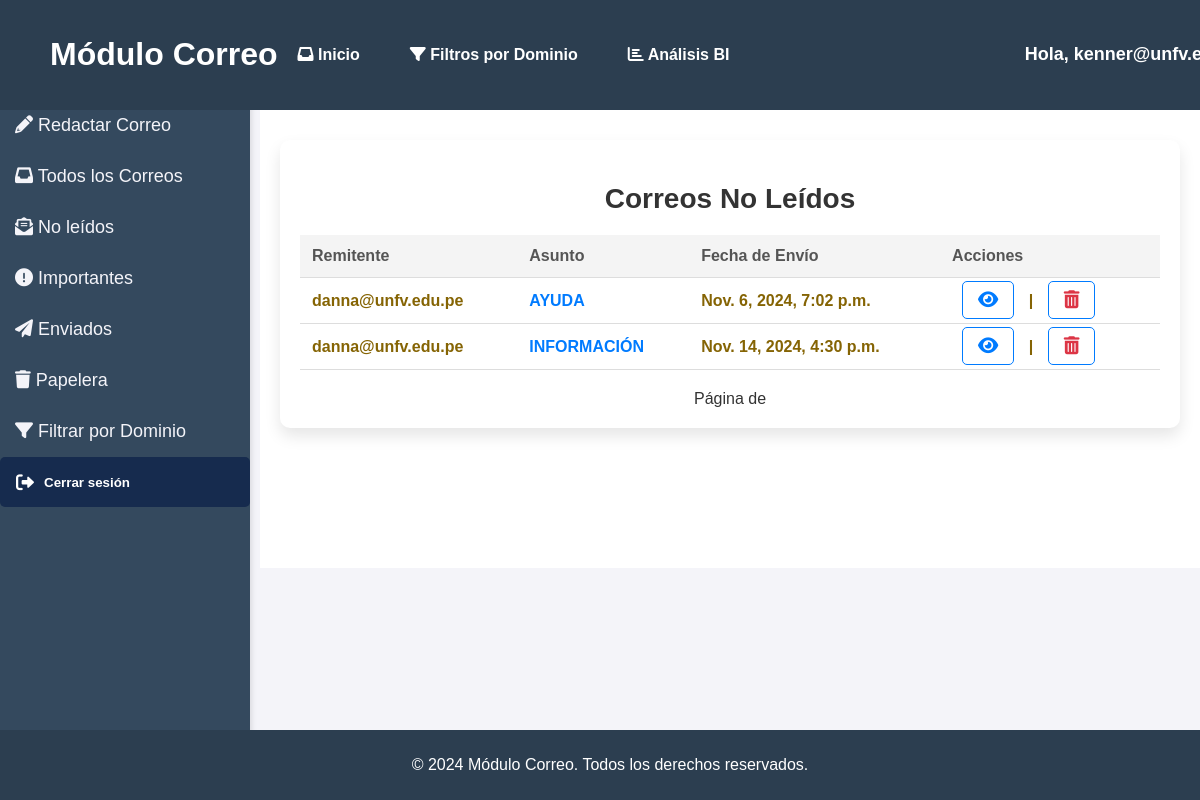
The page /home/correos-no-leidos/ (signed in) on the database as committed earlier.
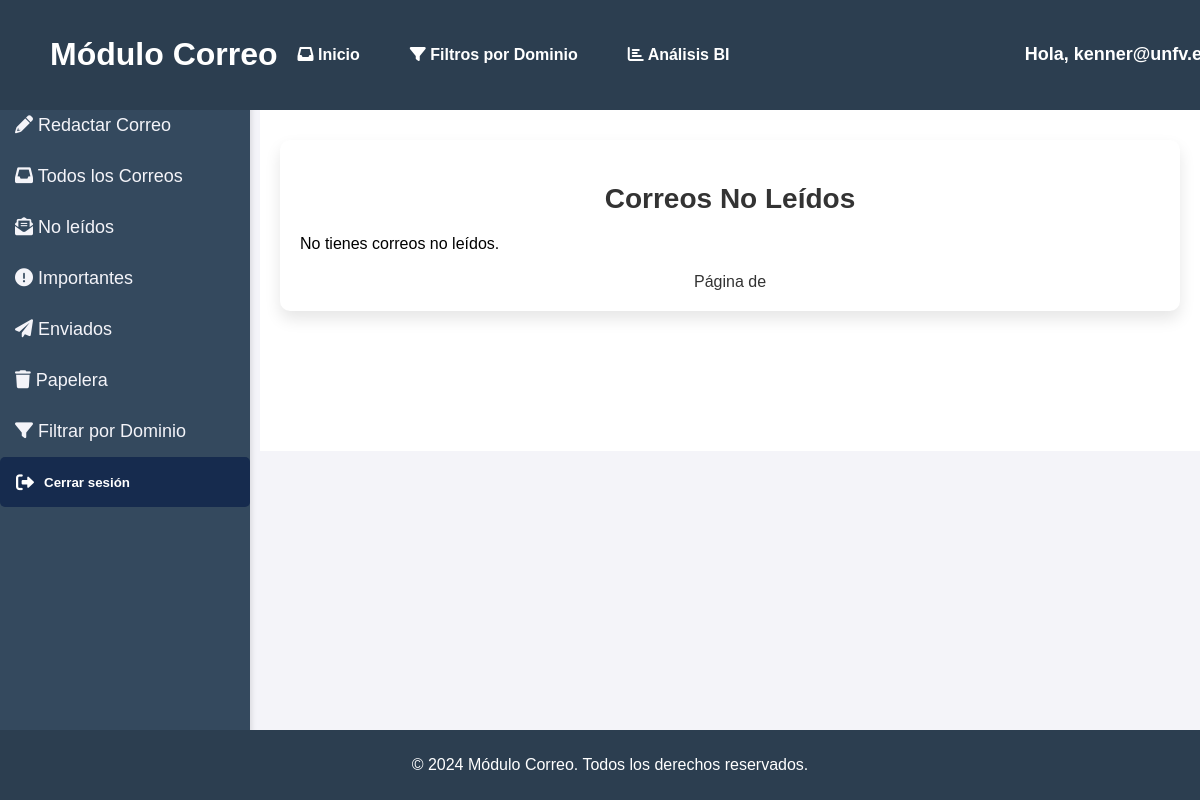
The same page on the database as committed later.
### emails/models.py (models this page shows, shortened)
class Correo(models.Model):
    remitente = models.ForeignKey(User, on_delete=models.CASCADE, related_name="enviados")
    destinatario = models.ForeignKey(User, on_delete=models.CASCADE, related_name="correos_recibidos")
    asunto = models.CharField(max_length=200)
    contenido = models.TextField()
    fecha_envio = models.DateTimeField(auto_now_add=True)
    eliminado_por_remitente = models.BooleanField(default=False)
    eliminado_por_destinatario = models.BooleanField(default=False)
    prioridad = models.ForeignKey(Prioridad, on_delete=models.SET_NULL, null=True, blank=True)  # Clave foránea
    leido = models.BooleanField(default=False)

### emails/views.py (the view)
# urls.py: path('correos-no-leidos/', views.correos_no_leidos, name='correos_no_leidos'),
@login_required
def correos_no_leidos(request):
    correos_no_leidos = Correo.objects.filter(destinatario=request.user, leido=False,eliminado_por_destinatario=False)
    return render(request, 'emails/correos_no_leidos.html', {
        'correos_no_leidos': correos_no_leidos
    })

### Templates/emails/correos_no_leidos.html (shortened to what this page needs)
{% extends 'emails/base.html' %}
{% block content %}
<div class="correos-no-leidos-container">
  <h2>Correos No Leídos</h2>
  {% if correos_no_leidos %}
    <table>
      <thead>
        <tr>
          <th>Remitente</th>
          <th>Asunto</th>
          <th>Fecha de Envío</th>
          <th>Acciones</th>
        </tr>
      </thead>
      <tbody>
        {% for correo in correos_no_leidos %}
          <tr class="no-leido">
            <td>{{ correo.remitente }}</td>
            <td>
              <a href="{% url 'ver_correo' correo.id %}">{{ correo.asunto }}</a>
            </td>
            <td>{{ correo.fecha_envio }}</td>
            <td class="acciones">
              <a href="{% url 'ver_correo' correo.id %}" title="Ver Correo"><i class="fas fa-eye"></i></a> |
              <a href="{% url 'eliminar_correo_recibido' correo.id %}" title="Eliminar Correo" style="color: #dc3545;"><i class="fas fa-trash-alt"></i></a>
            </td>
          </tr>
        {% endfor %}
      </tbody>
    </table>
  {% else %}
    <p>No tienes correos no leídos.</p>
  {% endif %}
  <div class="pagination">
    <span>Página {{ correos_no_leidos.number }} de {{ correos_no_leidos.paginator.num_pages }}</span>
  </div>
</div>
{% endblock %}

Rows that differ between the two databases and show on the page:
no longer on this page (row edited): Correo: remitente "danna@unfv.edu.pe", asunto "AYUDA", fecha_envio "Nov. 6, 2024, 7:02 p.m."
no longer on this page (row edited): Correo: remitente "danna@unfv.edu.pe", asunto "INFORMACIÓN", fecha_envio "Nov. 14, 2024, 4:30 p.m."
Other text that changed with them:
text no longer shown: "Remitente Asunto Fecha de Envío Acciones"
text now shown: "No tienes correos no leídos."
